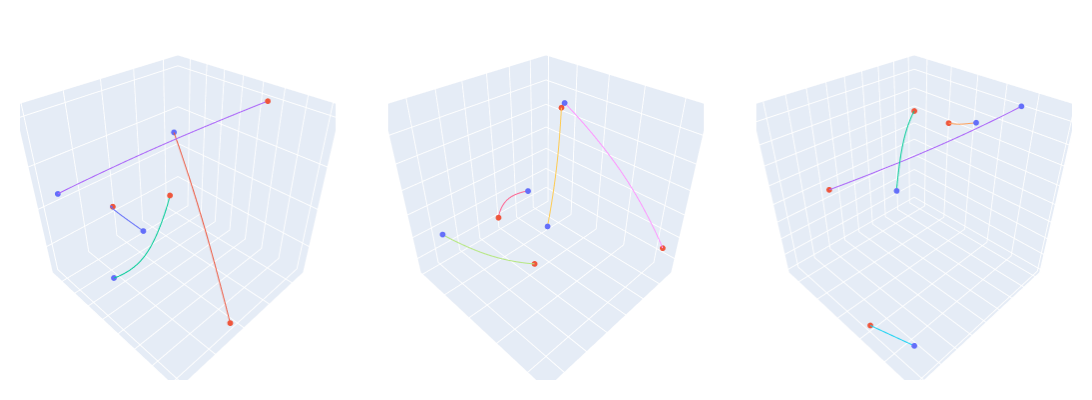

The code cell stored with this chart in its notebook:
### Code cell
# Ground Truth
multiviz_trajs(x_trajs[:3], y_trajs[:3], z_trajs[:3], nrows=1, ncols=3, num_agents=num_agent, height=400, width=1_600)
